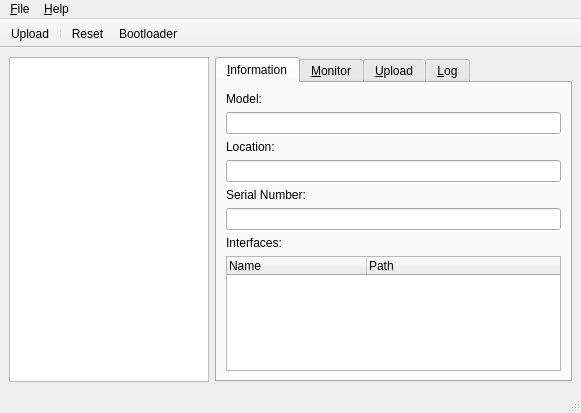
<?xml version="1.0" encoding="UTF-8"?>
<ui version="4.0">
 <class>MainWindow</class>
 <widget class="QMainWindow" name="MainWindow">
  <property name="geometry">
   <rect>
    <x>0</x>
    <y>0</y>
    <width>581</width>
    <height>413</height>
   </rect>
  </property>
  <property name="windowTitle">
   <string>Teensy Qt</string>
  </property>
  <property name="windowIcon">
   <iconset resource="../resources/tyqt.qrc">
    <normaloff>:/tyqt</normaloff>:/tyqt</iconset>
  </property>
  <widget class="QWidget" name="centralwidget">
   <layout class="QHBoxLayout" name="horizontalLayout">
    <item>
     <widget class="QListView" name="boardList">
      <property name="sizePolicy">
       <sizepolicy hsizetype="Fixed" vsizetype="Expanding">
        <horstretch>0</horstretch>
        <verstretch>0</verstretch>
       </sizepolicy>
      </property>
      <property name="minimumSize">
       <size>
        <width>200</width>
        <height>0</height>
       </size>
      </property>
      <property name="maximumSize">
       <size>
        <width>200</width>
        <height>16777215</height>
       </size>
      </property>
     </widget>
    </item>
    <item>
     <widget class="QTabWidget" name="tabWidget">
      <property name="enabled">
       <bool>true</bool>
      </property>
      <property name="currentIndex">
       <number>0</number>
      </property>
      <widget class="QWidget" name="infoTab">
       <attribute name="title">
        <string>&amp;Information</string>
       </attribute>
       <layout class="QVBoxLayout" name="verticalLayout_4">
        <item>
         <widget class="QLabel" name="label_4">
          <property name="text">
           <string>Model:</string>
          </property>
         </widget>
        </item>
        <item>
         <widget class="QLineEdit" name="modelText">
          <property name="readOnly">
           <bool>true</bool>
          </property>
         </widget>
        </item>
        <item>
         <widget class="QLabel" name="label_3">
          <property name="text">
           <string>Location:</string>
          </property>
         </widget>
        </item>
        <item>
         <widget class="QLineEdit" name="locationText">
          <property name="readOnly">
           <bool>true</bool>
          </property>
         </widget>
        </item>
        <item>
         <widget class="QLabel" name="label_5">
          <property name="text">
           <string>Serial Number:</string>
          </property>
         </widget>
        </item>
        <item>
         <widget class="QLineEdit" name="serialText">
          <property name="readOnly">
           <bool>true</bool>
          </property>
         </widget>
        </item>
        <item>
         <widget class="QLabel" name="label_6">
          <property name="text">
           <string>Interfaces:</string>
          </property>
         </widget>
        </item>
        <item>
         <widget class="QTreeWidget" name="interfaceTree">
          <property name="uniformRowHeights">
           <bool>true</bool>
          </property>
          <attribute name="headerDefaultSectionSize">
           <number>140</number>
          </attribute>
          <attribute name="headerMinimumSectionSize">
           <number>100</number>
          </attribute>
          <attribute name="headerStretchLastSection">
           <bool>true</bool>
          </attribute>
          <column>
           <property name="text">
            <string>Name</string>
           </property>
          </column>
          <column>
           <property name="text">
            <string>Path</string>
           </property>
          </column>
         </widget>
        </item>
       </layout>
      </widget>
      <widget class="QWidget" name="monitorTab">
       <attribute name="title">
        <string>&amp;Monitor</string>
       </attribute>
       <layout class="QVBoxLayout" name="verticalLayout_3">
        <item>
         <widget class="QPlainTextEdit" name="monitorText">
          <property name="minimumSize">
           <size>
            <width>240</width>
            <height>0</height>
           </size>
          </property>
          <property name="maximumSize">
           <size>
            <width>16777215</width>
            <height>16777215</height>
           </size>
          </property>
          <property name="contextMenuPolicy">
           <enum>Qt::CustomContextMenu</enum>
          </property>
          <property name="undoRedoEnabled">
           <bool>false</bool>
          </property>
          <property name="readOnly">
           <bool>true</bool>
          </property>
          <property name="textInteractionFlags">
           <set>Qt::TextSelectableByKeyboard|Qt::TextSelectableByMouse</set>
          </property>
         </widget>
        </item>
        <item>
         <widget class="QLineEdit" name="monitorEdit">
          <property name="placeholderText">
           <string>Send data...</string>
          </property>
         </widget>
        </item>
        <item>
         <layout class="QHBoxLayout" name="horizontalLayout_2">
          <item>
           <layout class="QGridLayout" name="gridLayout" columnstretch="0,0">
            <item row="0" column="1">
             <widget class="QComboBox" name="newlineComboBox">
              <property name="currentIndex">
               <number>1</number>
              </property>
              <item>
               <property name="text">
                <string>No line ending</string>
               </property>
              </item>
              <item>
               <property name="text">
                <string>Newline (LF)</string>
               </property>
              </item>
              <item>
               <property name="text">
                <string>Carriage return (CR)</string>
               </property>
              </item>
              <item>
               <property name="text">
                <string>Both (CRLF)</string>
               </property>
              </item>
             </widget>
            </item>
            <item row="1" column="0">
             <widget class="QCheckBox" name="echo">
              <property name="text">
               <string>Echo</string>
              </property>
             </widget>
            </item>
            <item row="0" column="0">
             <widget class="QCheckBox" name="autoscroll">
              <property name="text">
               <string>Autoscroll</string>
              </property>
              <property name="checked">
               <bool>true</bool>
              </property>
             </widget>
            </item>
           </layout>
          </item>
         </layout>
        </item>
       </layout>
      </widget>
      <widget class="QWidget" name="uploadTab">
       <attribute name="title">
        <string>&amp;Upload</string>
       </attribute>
       <layout class="QVBoxLayout" name="verticalLayout_2">
        <item>
         <layout class="QHBoxLayout" name="horizontalLayout_3" stretch="0,1,0">
          <item>
           <widget class="QLabel" name="label">
            <property name="text">
             <string>Firmware:</string>
            </property>
           </widget>
          </item>
          <item>
           <widget class="QLineEdit" name="firmwarePath"/>
          </item>
          <item>
           <widget class="QPushButton" name="browseButton">
            <property name="text">
             <string>Browse...</string>
            </property>
           </widget>
          </item>
         </layout>
        </item>
        <item>
         <widget class="QCheckBox" name="resetAfterUpload">
          <property name="text">
           <string>Reset device after successful upload</string>
          </property>
          <property name="checked">
           <bool>true</bool>
          </property>
         </widget>
        </item>
        <item>
         <spacer name="verticalSpacer">
          <property name="orientation">
           <enum>Qt::Vertical</enum>
          </property>
          <property name="sizeHint" stdset="0">
           <size>
            <width>20</width>
            <height>40</height>
           </size>
          </property>
         </spacer>
        </item>
       </layout>
      </widget>
      <widget class="QWidget" name="logTab">
       <attribute name="title">
        <string>&amp;Log</string>
       </attribute>
       <layout class="QVBoxLayout" name="verticalLayout">
        <item>
         <widget class="QPlainTextEdit" name="logText">
          <property name="contextMenuPolicy">
           <enum>Qt::CustomContextMenu</enum>
          </property>
          <property name="readOnly">
           <bool>true</bool>
          </property>
          <property name="maximumBlockCount">
           <number>1000</number>
          </property>
         </widget>
        </item>
       </layout>
      </widget>
     </widget>
    </item>
   </layout>
  </widget>
  <widget class="QMenuBar" name="menubar">
   <property name="geometry">
    <rect>
     <x>0</x>
     <y>0</y>
     <width>581</width>
     <height>19</height>
    </rect>
   </property>
   <property name="contextMenuPolicy">
    <enum>Qt::PreventContextMenu</enum>
   </property>
   <widget class="QMenu" name="menu_File">
    <property name="title">
     <string>&amp;File</string>
    </property>
    <addaction name="actionUpload"/>
    <addaction name="actionUploadNew"/>
    <addaction name="separator"/>
    <addaction name="actionReset"/>
    <addaction name="actionReboot"/>
    <addaction name="separator"/>
    <addaction name="actionQuit"/>
   </widget>
   <widget class="QMenu" name="menu_Help">
    <property name="title">
     <string>&amp;Help</string>
    </property>
    <addaction name="actionWebsite"/>
    <addaction name="actionReportBug"/>
    <addaction name="separator"/>
    <addaction name="actionAbout"/>
   </widget>
   <addaction name="menu_File"/>
   <addaction name="menu_Help"/>
  </widget>
  <widget class="QStatusBar" name="statusbar">
   <property name="palette">
    <palette>
     <active>
      <colorrole role="WindowText">
       <brush brushstyle="SolidPattern">
        <color alpha="255">
         <red>169</red>
         <green>6</green>
         <blue>7</blue>
        </color>
       </brush>
      </colorrole>
     </active>
     <inactive>
      <colorrole role="WindowText">
       <brush brushstyle="SolidPattern">
        <color alpha="255">
         <red>169</red>
         <green>6</green>
         <blue>7</blue>
        </color>
       </brush>
      </colorrole>
     </inactive>
     <disabled>
      <colorrole role="WindowText">
       <brush brushstyle="SolidPattern">
        <color alpha="255">
         <red>120</red>
         <green>120</green>
         <blue>120</blue>
        </color>
       </brush>
      </colorrole>
     </disabled>
    </palette>
   </property>
   <property name="sizeGripEnabled">
    <bool>true</bool>
   </property>
  </widget>
  <widget class="QToolBar" name="toolBar">
   <property name="contextMenuPolicy">
    <enum>Qt::PreventContextMenu</enum>
   </property>
   <property name="windowTitle">
    <string>toolBar</string>
   </property>
   <property name="movable">
    <bool>false</bool>
   </property>
   <property name="floatable">
    <bool>false</bool>
   </property>
   <attribute name="toolBarArea">
    <enum>TopToolBarArea</enum>
   </attribute>
   <attribute name="toolBarBreak">
    <bool>false</bool>
   </attribute>
   <addaction name="actionUpload"/>
   <addaction name="separator"/>
   <addaction name="actionReset"/>
   <addaction name="actionReboot"/>
  </widget>
  <action name="actionUpload">
   <property name="icon">
    <iconset resource="../resources/tyqt.qrc">
     <normaloff>:/upload</normaloff>:/upload</iconset>
   </property>
   <property name="text">
    <string>&amp;Upload</string>
   </property>
   <property name="shortcut">
    <string>Ctrl+U</string>
   </property>
  </action>
  <action name="actionReset">
   <property name="icon">
    <iconset resource="../resources/tyqt.qrc">
     <normaloff>:/reset</normaloff>:/reset</iconset>
   </property>
   <property name="text">
    <string>&amp;Reset</string>
   </property>
   <property name="shortcut">
    <string>Ctrl+R</string>
   </property>
  </action>
  <action name="actionQuit">
   <property name="text">
    <string>&amp;Quit</string>
   </property>
   <property name="shortcut">
    <string>Ctrl+Q</string>
   </property>
  </action>
  <action name="actionAbout">
   <property name="text">
    <string>&amp;About</string>
   </property>
  </action>
  <action name="actionReboot">
   <property name="icon">
    <iconset resource="../resources/tyqt.qrc">
     <normaloff>:/reboot</normaloff>:/reboot</iconset>
   </property>
   <property name="text">
    <string>&amp;Bootloader</string>
   </property>
   <property name="shortcut">
    <string>Ctrl+B</string>
   </property>
  </action>
  <action name="actionUploadNew">
   <property name="text">
    <string>Upload &amp;New Firmware</string>
   </property>
   <property name="shortcut">
    <string>Ctrl+Shift+U</string>
   </property>
  </action>
  <action name="actionWebsite">
   <property name="text">
    <string>&amp;Website</string>
   </property>
  </action>
  <action name="actionReportBug">
   <property name="text">
    <string>&amp;Report a bug</string>
   </property>
  </action>
 </widget>
 <tabstops>
  <tabstop>boardList</tabstop>
  <tabstop>tabWidget</tabstop>
  <tabstop>modelText</tabstop>
  <tabstop>locationText</tabstop>
  <tabstop>serialText</tabstop>
  <tabstop>interfaceTree</tabstop>
  <tabstop>monitorText</tabstop>
  <tabstop>monitorEdit</tabstop>
  <tabstop>autoscroll</tabstop>
  <tabstop>echo</tabstop>
  <tabstop>newlineComboBox</tabstop>
  <tabstop>firmwarePath</tabstop>
  <tabstop>browseButton</tabstop>
  <tabstop>logText</tabstop>
 </tabstops>
 <resources>
  <include location="../resources/tyqt.qrc"/>
 </resources>
 <connections>
  <connection>
   <sender>actionQuit</sender>
   <signal>triggered()</signal>
   <receiver>MainWindow</receiver>
   <slot>close()</slot>
   <hints>
    <hint type="sourcelabel">
     <x>-1</x>
     <y>-1</y>
    </hint>
    <hint type="destinationlabel">
     <x>329</x>
     <y>225</y>
    </hint>
   </hints>
  </connection>
 </connections>
</ui>
